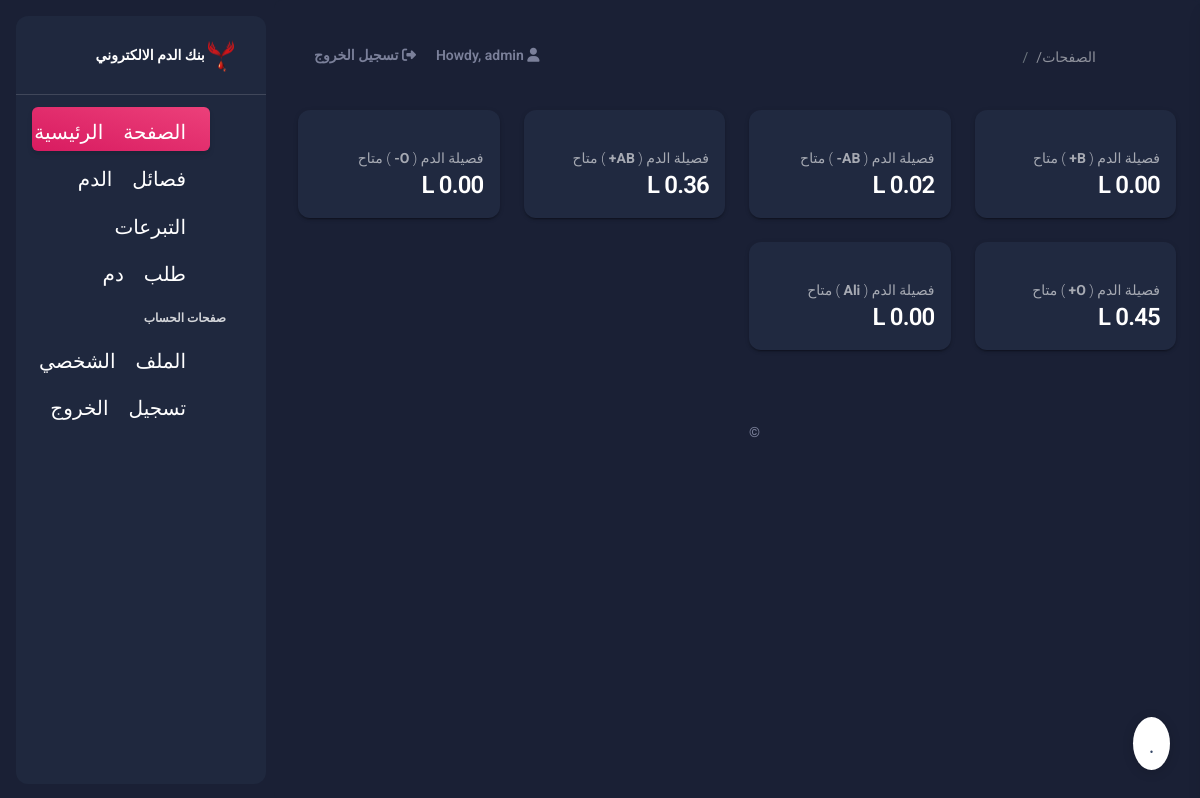
The app's page / (signed in) with its own data.
### bbApp/models.py (models this page shows, shortened)
class Blood_Group(models.Model):
    name = models.CharField(max_length=250)
    status = models.CharField(max_length=2, choices=(('1','Active'),('2','Inactive')), default = 1)
    date_created = models.DateTimeField(default=timezone.now)
    date_updated = models.DateTimeField(auto_now=True)
    def get_total_volume(self):
        try:
            total_donation = Donation.objects.filter(blood_group = self).aggregate(Sum('donation_volume'))['donation_volume__sum']
            if total_donation is None:
                total_donation = 0
        except:
            total_donation = 0
        try:
            total_request = Request.objects.exclude(status = 4).filter(blood_group = self).aggregate(Sum('volume'))['volume__sum']
            if total_request is None:
                total_request = 0
        except:
            total_request = 0
        return (total_donation - total_request) / 1000

### bbApp/views.py (the view)
# urls.py: path('', views.home,name="home-page"),
@login_required
def home(request):
    context['page'] = 'home'
    context['page_title'] = ' '
    context['blood_groups'] = models.Blood_Group.objects.filter(status =1).all()
    return render(request,'home.html',context)

### bbApp/templates/home.html (shortened to what this page needs)
{% extends "layouts/base.html" %} {% load humanize %} {% load static %} {% load customfilter %}
{% block content %}
    <div class="container-fluid py-4">
      <div class="row">
        {% for bg in blood_groups %}
        <div class="col-xl-3 col-sm-6 mb-xl-4 mb-4">
          <div class="card">
            <div class="card-header p-3 pt-2">
              <div >
              </div>
              <div class="text-end pt-1">
                <p class="text-sm mb-0 text-capitalize">فصيلة الدم  ( <b>{{ bg.name }}</b> ) متاح</p>
                <h4 class="mb-0">{{ bg.get_total_volume|floatformat:2|intcomma }} L</h4>
              </div>
            </div>
          </div>
        </div>
        {% endfor %}
      </div>
      {% include 'includes/footer.html' %}
    </div>
{% endblock content %}

### bbApp/templates/layouts/base.html (shortened to what this page needs)
 {% load static %} {% load customfilter %}
<!DOCTYPE html>
<html lang="ar" dir="rtl">
<head>
    <link href="{% static 'plugins/material-dashboard/css/nucleo-icons.css' %}" rel="stylesheet" />
    <link href="{% static 'plugins/material-dashboard/css/nucleo-svg.css' %}" rel="stylesheet" />
    <link rel="stylesheet" href="{% static 'plugins/DataTables/datatables.min.css' %}" />
    <link rel="stylesheet" href="{% static 'default/css/style.css' %}">
    <link id="pagestyle" href="{% static 'plugins/material-dashboard/css/material-dashboard.css' %}" rel="stylesheet" /> {% block stylesheets %}{% endblock stylesheets %}
</head>
<body class="g-sidenav-show bg-gray-200 dark-version">
    {% if has_sidebar %} {% include 'includes/sidebar.html' %} {% endif %}
    <main class="main-content position-relative max-height-vh-100 h-100 border-radius-lg ">
        {% if has_navigation %}{% include 'includes/navigation.html' %}{% endif %}  {% block content %}{% endblock content %}
    </main>
    {% include 'includes/modals.html' %} {% include 'includes/fixed-plugin.html' %} {% include 'includes/scripts.html' %}
</body>
</html>

### bbApp/templates/includes/sidebar.html (shortened to what this page needs)
<aside class="sidenav navbar navbar-vertical navbar-expand-xs border-0 border-radius-xl my-3 fixed-start ms-3   bg-gradient-dark" id="sidenav-main">
    <div class="sidenav-header">
      <a class="navbar-brand m-0"
          target="_blank">
        <img src="{{ MEDIA_URL }}/default/logo.png" class="navbar-brand-img h-100" alt="main_logo">
        <span class="ms-1 font-weight-bold text-white">بنك الدم الالكتروني</span>
      </a>
    </div>
    <hr class="horizontal light mt-0 mb-2">
    <div class="collapse navbar-collapse  w-auto  max-height-vh-100" id="sidenav-collapse-main">
      <ul class="navbar-nav">
        <li class="nav-item">
          <a class="nav-link text-white {% if not page or page == 'home' %} active bg-gradient-primary {% endif %}"
             href="/">
            <div class="text-white text-center me-2 d-flex align-items-center justify-content-center">
              <i class="material-icons opacity-10">الصفحة الرئيسية</i>
            </div>
          </a>
        </li>
        <li class="nav-item">
          <a class="nav-link text-white {% if page == 'blood_group_mgt' %} active bg-gradient-primary {% endif %}"
             href="{% url 'blood_group-page' %}">
            <div class="text-white text-center me-2 d-flex align-items-center justify-content-center">
              <i class="material-icons opacity-10">فصائل الدم</i>
            </div>
          </a>
        </li>
        <li class="nav-item">
          <a class="nav-link text-white {% if page == 'donation_mgt' %} active bg-gradient-primary {% endif %}"
             href="{% url 'donation-page' %}">
            <div class="text-white text-center me-2 d-flex align-items-center justify-content-center">
              <i class="material-icons opacity-10">التبرعات</i>
            </div>
          </a>
        </li>
        <li class="nav-item">
          <a class="nav-link text-white {% if page == 'request_mgt' %} active bg-gradient-primary {% endif %}"
             href="{% url 'request-page' %}">
            <div class="text-white text-center me-2 d-flex align-items-center justify-content-center">
              <i class="material-icons opacity-10">طلب دم</i>
            </div>
          </a>
        </li>
        <li class="nav-item mt-3">
          <h6 class="ps-4 ms-2 text-uppercase text-xs text-white font-weight-bolder opacity-8">صفحات الحساب</h6>
        </li>
        <li class="nav-item">
          <a class="nav-link text-white {% if page == 'profile' %} active bg-gradient-primary {% endif %}"
             href="{% url 'profile-page' %}">
            <div class="text-white text-center me-2 d-flex align-items-center justify-content-center">
              <i class="material-icons opacity-10">الملف الشخصي</i>
            </div>
          </a>
        </li>
        <li class="nav-item">
          <a class="nav-link text-white " href="{% url 'logout' %}">
            <div class="text-white text-center me-2 d-flex align-items-center justify-content-center">
              <i class="material-icons opacity-10">تسجيل الخروج</i>
            </div>
          </a>
        </li>
      </ul>
    </div>
  </aside>

### bbApp/templates/includes/navigation.html (shortened to what this page needs)
    <nav class="navbar navbar-main navbar-expand-lg px-0 mx-4 shadow-none border-radius-xl position-sticky mt-4 top-1 z-index-sticky" id="navbarBlur" navbar-scroll="true">
      <div class="container-fluid py-1 px-3">
        <nav aria-label="breadcrumb">
          <ol class="breadcrumb bg-transparent mb-0 pb-0 pt-1 px-0 me-sm-6 me-5">
            <li class="breadcrumb-item text-sm"><a class="opacity-5 text-dark" href="javascript:;">الصفحات/</a></li>
            <li class="breadcrumb-item text-sm text-dark active" aria-current="page">{{ page_title }}</li>
          </ol>
        </nav>
        <div class="collapse navbar-collapse mt-sm-0 mt-2 me-md-0 me-sm-4" id="navbar">
          <ul class="navbar-nav  justify-content-end">
            <li class="nav-item d-flex align-items-center">
              <a href="" class="nav-link text-body font-weight-bold px-3">
                <i class="fa fa-user me-sm-1"></i>
                  Howdy, {{ user.username }}
              </a>
            </li>
            <li class="nav-item d-flex align-items-center">
              <a href="{% url 'logout' %}" class="nav-link text-body font-weight-bold px-0">
                <i class="fa fa-sign-out me-sm-1"></i>
                <span class="d-sm-inline d-none">تسجيل الخروج</span>
              </a>
            </li>
          </ul>
        </div>
      </div>
    </nav>

### bbApp/templates/includes/footer.html (shortened to what this page needs)
      <footer class="footer pt-5">
        <div class="container-fluid">
          <div class="row align-items-center justify-content-lg-between">
            <div class="col-lg-6 mb-lg-0 mb-4">
              <div class="copyright text-center text-sm text-muted text-lg-start">
                &copy; <a href="mailto:oretnom23@gmail.com" class="font-weight-bold" target="_blank">{{ system_name }}</a>
              </div>
            </div>
          </div>
        </div>
      </footer>

### bbApp/templates/includes/fixed-plugin.html (shortened to what this page needs)
  <div class="fixed-plugin">
    <a class="fixed-plugin-button text-dark position-fixed px-3 py-2">
      <i class="material-icons py-2">.</i>
    </a>
    </div>

### bbApp/templates/includes/scripts.html (shortened to what this page needs)
  {% load static %}

### static/default/css/style.css (style rules this page uses)
html, body { height: 100%; width: 100%; max-height: 100%; overflow: auto; display: flex; flex-direction: column; }

### records on screen
Blood_Group: name "B+", get_total_volume "0.00"
Blood_Group: name "AB-", get_total_volume "0.02"
Blood_Group: name "AB+", get_total_volume "0.36"
Blood_Group: name "O-", get_total_volume "0.00"
Blood_Group: name "O+", get_total_volume "0.45"
Blood_Group: name "Ali", get_total_volume "0.00"

### other values on screen
{{ user.username }} "admin"
